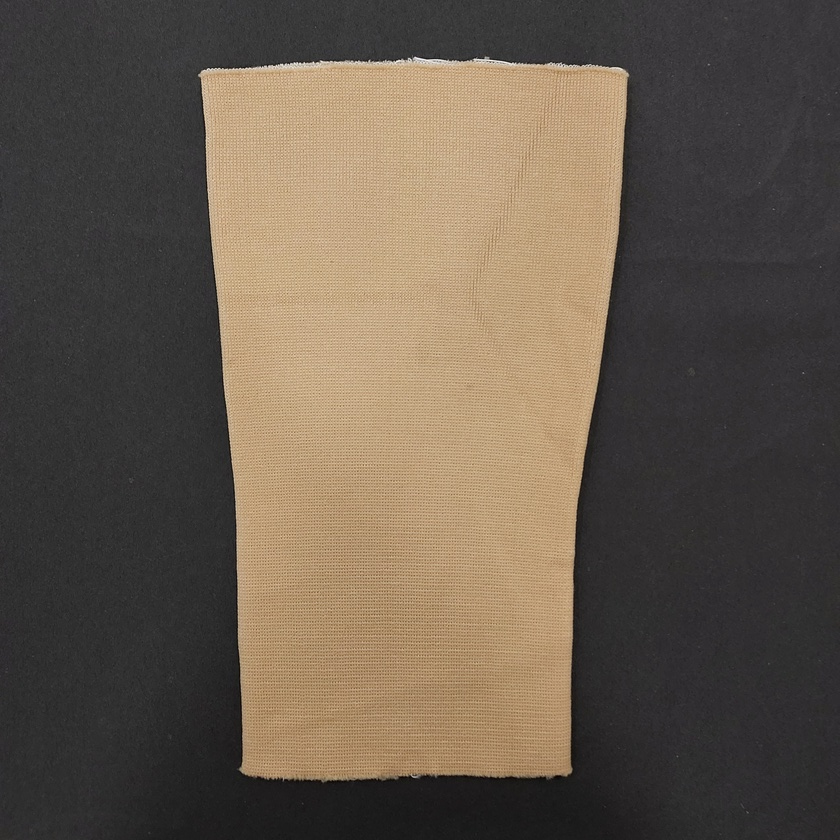
#> input picture image2.jpg, 840 x 840 px, shrunk from 3456 x 3456 before the run
$ jupyter execute reco.ipynb
#> lines starting #> are read from the running program, lines starting #| are printed output that depends on the picture; after the words box and inside, x2 and y2 are one past the last pixel; in counts of white or black regions, pixels touching at a corner belong together
[cell 1]
import os
import cv2
import numpy as np
import matplotlib.pyplot as plt

[cell 2]
image = cv2.imread("image2.jpg")
#> image is the input picture: shape (840, 840, 3); mean B, G, R 76.8, 89.9, 101.7

image = cv2.cvtColor(image, cv2.COLOR_BGR2RGB)

lower = [np.mean(image[:, :, i] - np.std(image[:, :, i])/3) for i in range(3)]
#> lower = [78.92, 71.66, 64.29]
upper = [250, 250, 250]

lower = np.array(lower, dtype="uint8")
#> lower = [78, 71, 64]
upper = np.array(upper, dtype="uint8")

mask = cv2.inRange(image, lower, upper)
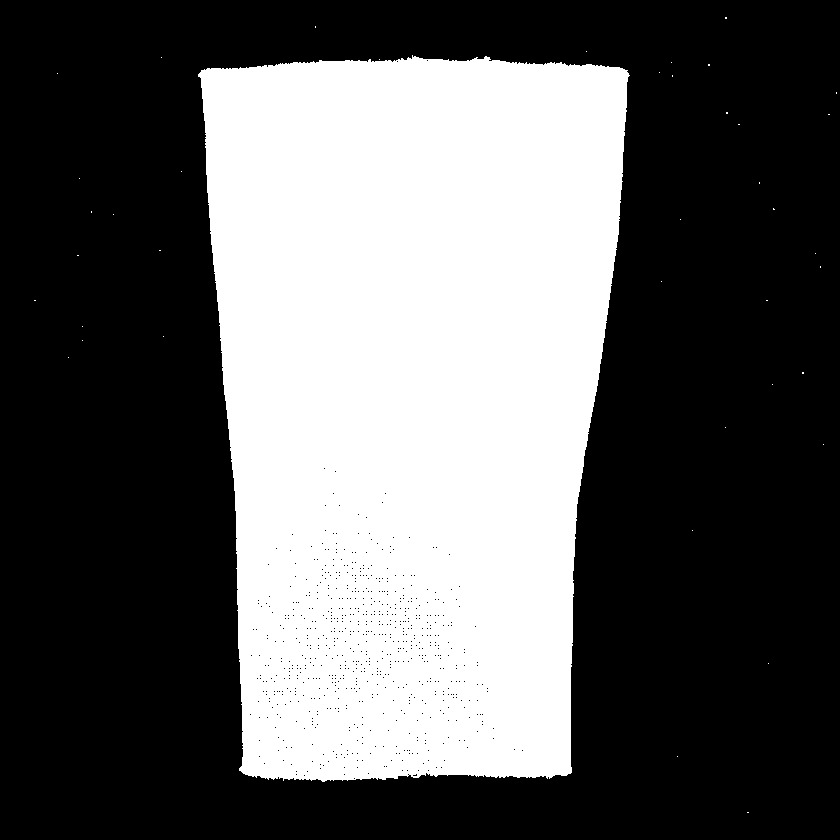
#> mask: shape (840, 840); 37.4% white; 41 white regions (40 under 20 px)
output = cv2.bitwise_and(image, image, mask=mask)
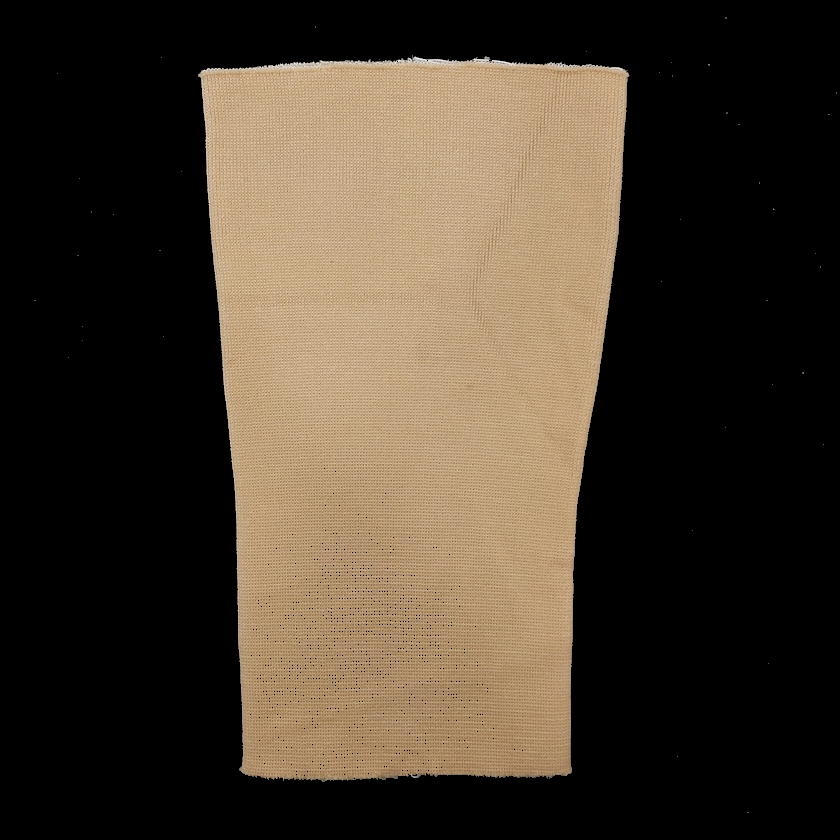
#> output: shape (840, 840, 3); mean R, G, B 70.4, 59.3, 45.7

ret, thresh = cv2.threshold(mask, 40, 255, 0)

contours, hierarchy = cv2.findContours(
       thresh, cv2.RETR_EXTERNAL, cv2.CHAIN_APPROX_NONE)
#> contours = 41 contours, 40 with area under 20; largest, box (x1, y1, x2, y2) and area: (198, 55, 630, 782) 263314

if len(contours) != 0:
        cv2.drawContours(output, contours, -1, 255, 3)

        c = max(contours, key=cv2.contourArea)
#> c = contour of 2207 points, box (x1, y1, x2, y2) (198, 55, 630, 782), area 263314
        x, y, w, h = cv2.boundingRect(c)
#> x = 198; y = 55; w = 432; h = 727

        cv2.rectangle(output, (x, y), (x+w, y+h), (0, 255, 0), 5)
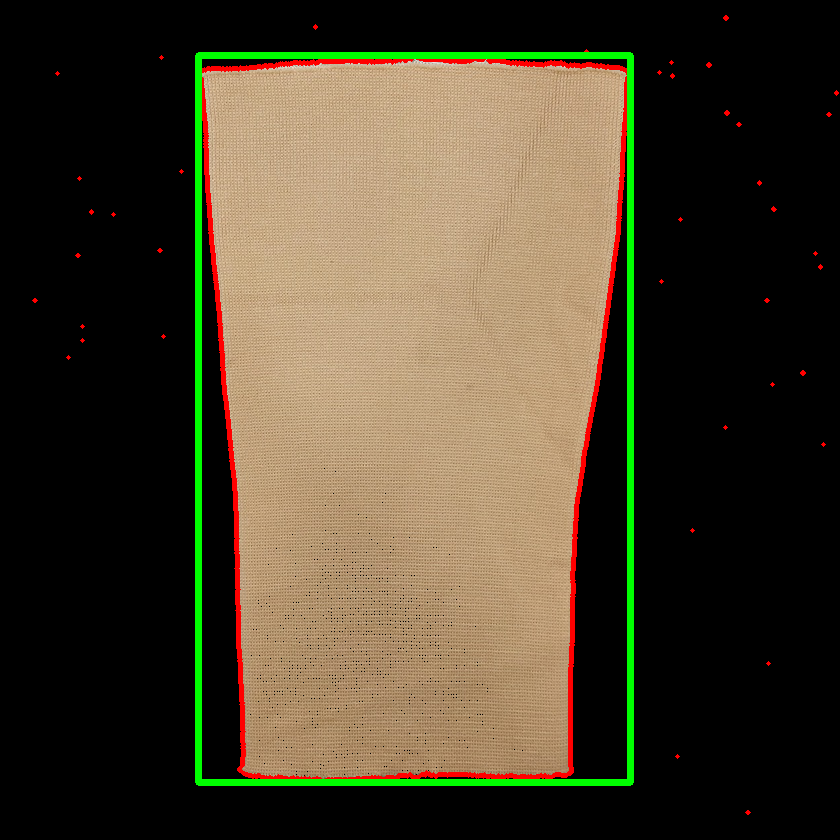
#> output: shape (840, 840, 3); mean R, G, B 72.7, 63.8, 44.6

foreground = image[y:y+h, x:x+w]
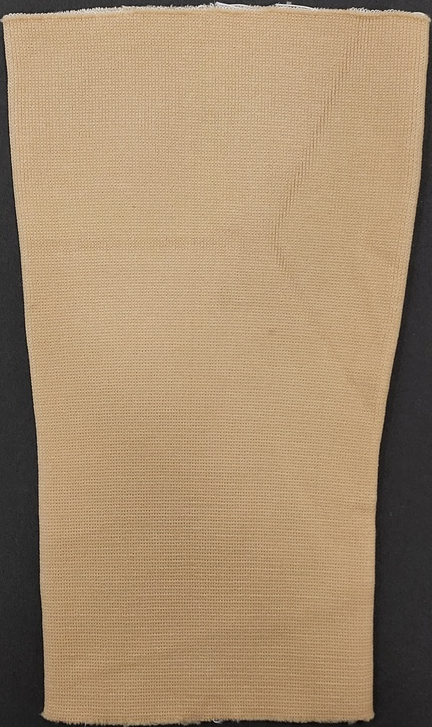
#> foreground: shape (727, 432, 3); mean R, G, B 165.5, 140.2, 109.6
plt.figure(figsize=(20, 4))
plt.subplot(1, 3, 1), plt.imshow(image), plt.title("Input")
plt.subplot(1, 3, 2), plt.imshow(
    output), plt.title("All Contours")
plt.subplot(1, 3, 3), plt.imshow(
    foreground), plt.title("output")
scaling_factor = 0.005283
camera_height = 1
h = int(np.array(foreground.shape)[0] * scaling_factor)
#> h = 3
w = int(np.array(foreground.shape)[1] * scaling_factor)
#> w = 2
print(h,w)
#| 3 2
plt.show()

$ run again, with image.jpg copied over image2.jpg
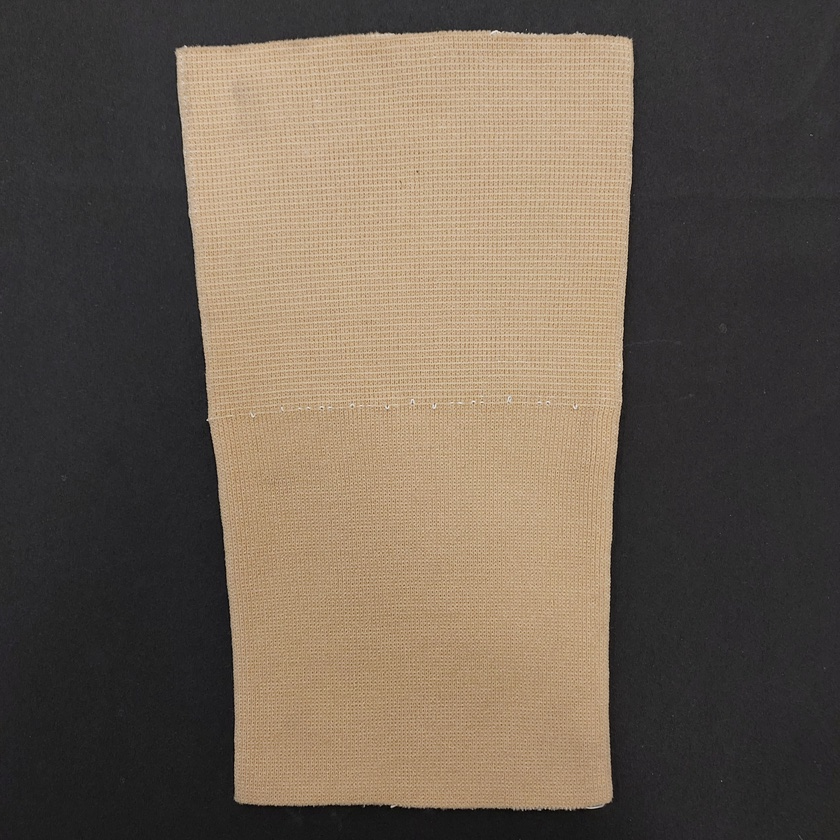
#> input picture image.jpg, 840 x 840 px, shrunk from 3456 x 3456 before the run
#> image is the input picture: shape (840, 840, 3); mean B, G, R 81.9, 95.5, 108.3
#> `lower = [np.mean(image[:, :, i] - np.std(image[:, :, i])/3) for i in r..`: lower = [84.02, 75.55, 67.15]
#> `lower = np.array(lower, dtype="uint8")`: lower = [84, 75, 67]
#> `mask = cv2.inRange(image, lower, upper)`:
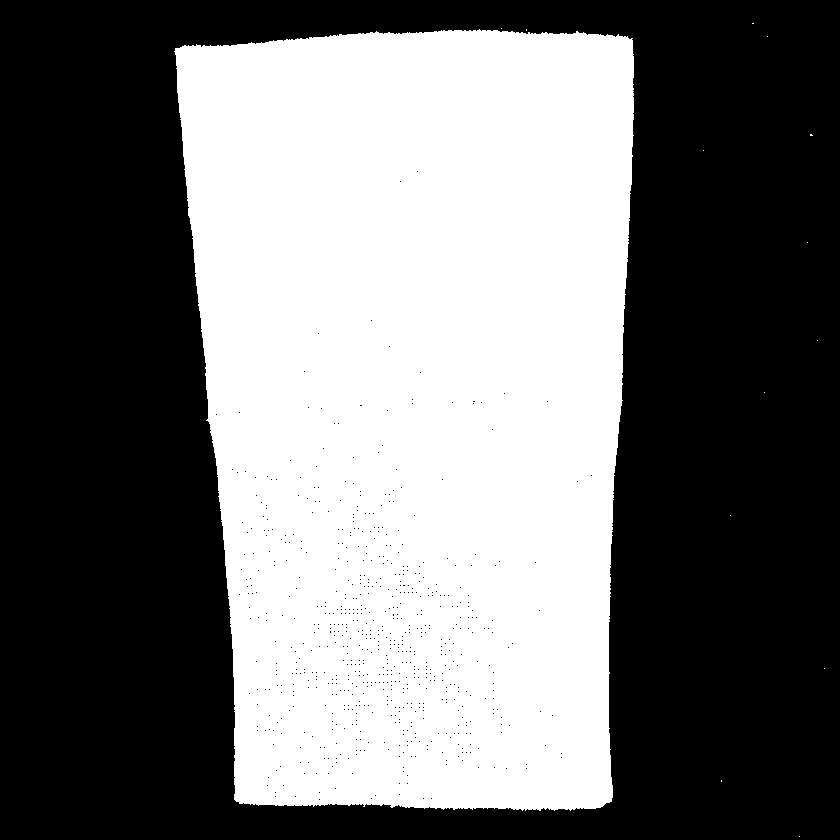
#> mask: shape (840, 840); 44.8% white; 14 white regions (13 under 20 px)
#> contours = 14 contours, 13 with area under 20; largest, box (x1, y1, x2, y2) and area: (174, 29, 634, 811) 315506
#> c = contour of 2369 points, box (x1, y1, x2, y2) (174, 29, 634, 811), area 315506
#> `x, y, w, h = cv2.boundingRect(c)`: x = 174; y = 29; w = 460; h = 782
#> `foreground = image[y:y+h, x:x+w]`:
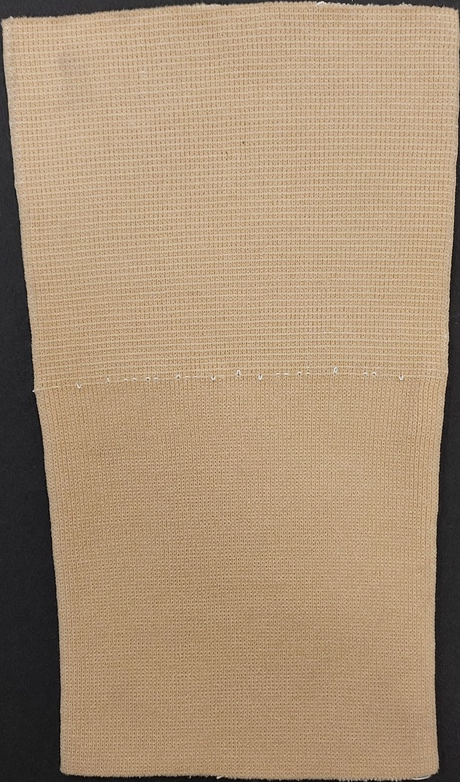
#> foreground: shape (782, 460, 3); mean R, G, B 169.8, 145.3, 117.4
#| 4 2
